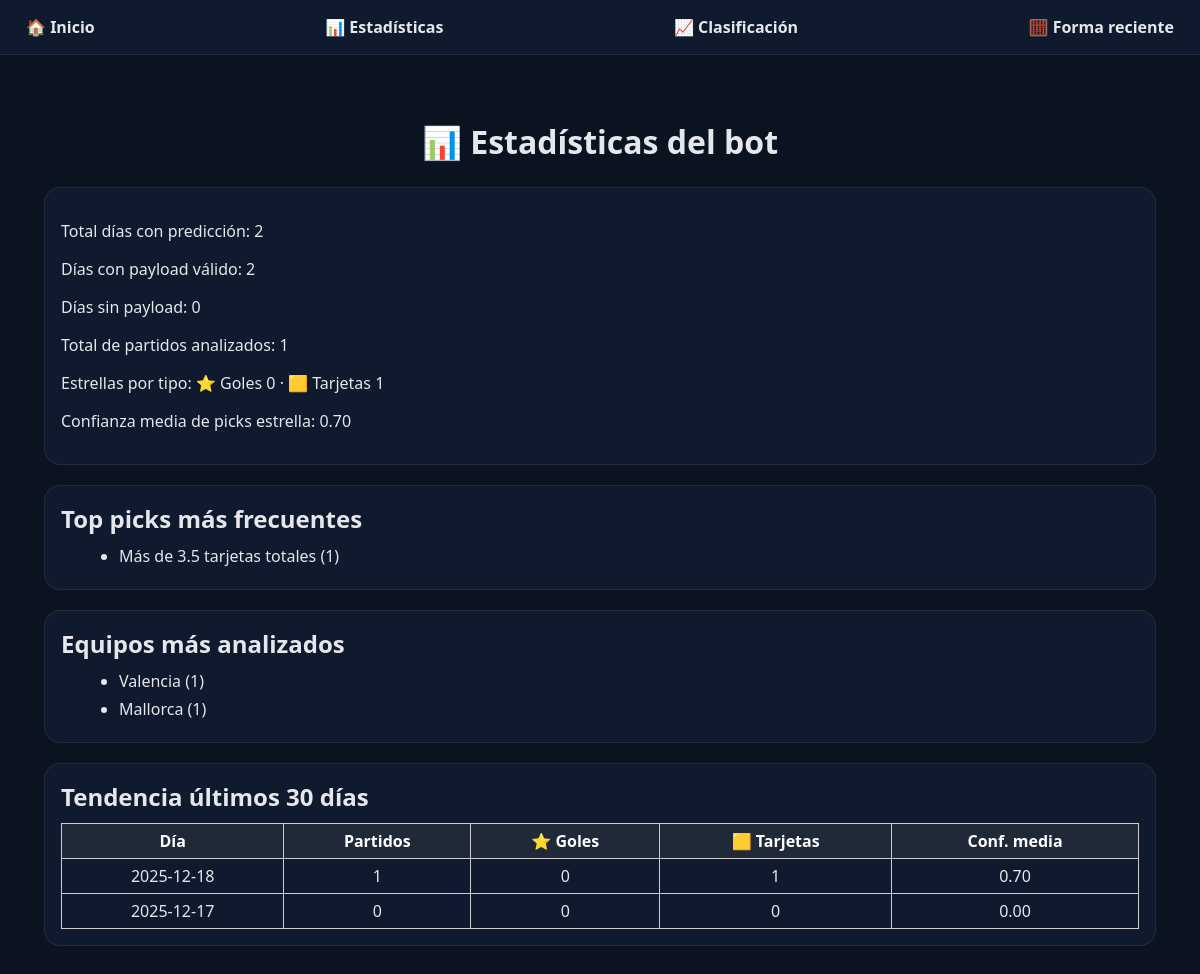
/stats, run on an earlier commit of the app's database.
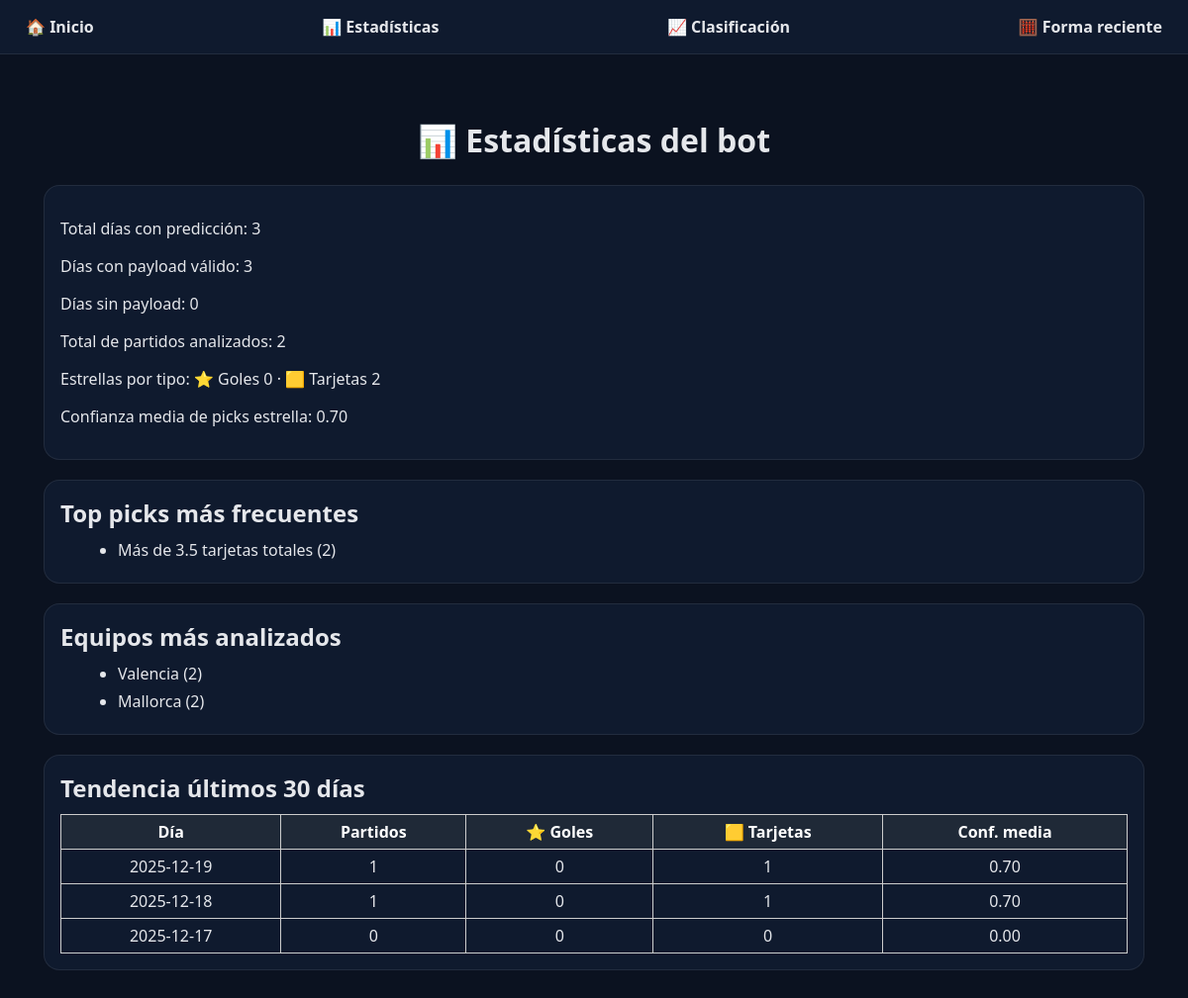
And on a later commit of the database.
### tables this page shows
CREATE TABLE predictions (
            day TEXT PRIMARY KEY,
            content TEXT NOT NULL,
            created_at TEXT NOT NULL DEFAULT (datetime('now'))
        , payload_json TEXT);

### bot_bet/webapp/app.py (the view)
@app.get("/stats", response_class=HTMLResponse)
def stats_view(request: Request):
    stats = compute_stats()
    trend_30 = compute_trend()
    return templates.TemplateResponse("stats.html", {
        "request": request,
        "stats": stats,
        "trend_30": trend_30,
    })

### bot_bet/webapp/templates/stats.html (shortened to what this page needs)
{% extends "base.html" %}
{% block content %}
<div class="wrap">
  <h1>📊 Estadísticas del bot</h1>
  <div class="card">
    <p>Total días con predicción: {{ stats.total_days }}</p>
    <p>Días con payload válido: {{ stats.days_with_payload }}</p>
    <p>Días sin payload: {{ stats.days_without_payload }}</p>
    <p>Total de partidos analizados: {{ stats.total_matches }}</p>
    <p>Estrellas por tipo: ⭐ Goles {{ stats.star_type_count.goles }} · 🟨 Tarjetas {{ stats.star_type_count.tarjetas }}</p>
    <p>Confianza media de picks estrella: {{ '%.2f' | format(stats.avg_star_confidence) }}</p>
  </div>
  <div class="card">
    <h2>Top picks más frecuentes</h2>
    <ul>
      {% for pick, count in stats.top_picks %}
        <li>{{ pick }} ({{ count }})</li>
      {% endfor %}
    </ul>
  </div>
  <div class="card">
    <h2>Equipos más analizados</h2>
    <ul>
      {% for team, count in stats.top_teams %}
        <li>{{ team }} ({{ count }})</li>
      {% endfor %}
    </ul>
  </div>
  <div class="card">
    <h2>Tendencia últimos 30 días</h2>
    <table class="standings-table">
      <thead>
        <tr>
          <th>Día</th>
          <th>Partidos</th>
          <th>⭐ Goles</th>
          <th>🟨 Tarjetas</th>
          <th>Conf. media</th>
        </tr>
      </thead>
      <tbody>
        {% for row in trend_30 %}
        <tr>
          <td>{{ row.day }}</td>
          <td>{{ row.matches }}</td>
          <td>{{ row.stars_goles }}</td>
          <td>{{ row.stars_tarjetas }}</td>
          <td>{{ '%.2f' | format(row.avg_conf) }}</td>
        </tr>
        {% endfor %}
      </tbody>
    </table>
  </div>
</div>
{% endblock %}

### bot_bet/webapp/templates/base.html (shortened to what this page needs)
<!DOCTYPE html>
<html lang="es">
<head>
  <link rel="stylesheet" href="/static/styles.css">
</head>
<body>
  <nav class="nav">
    <div class="nav-container">
      <a href="/" class="nav-item">🏠 Inicio</a>
      <a href="/stats" class="nav-item">📊 Estadísticas</a>
      <a href="/standings" class="nav-item">📈 Clasificación</a>
      <a href="/form" class="nav-item">🧮 Forma reciente</a>
    </div>
  </nav>
  <main class="wrap">
    {% block content %}{% endblock %}
  </main>
</body>
</html>

### bot_bet/webapp/static/styles.css (style rules this page uses)
:root { --bg: #0b1220; --card: #0f1a2e; --text: #e5e7eb; --muted: #9ca3af; --border: rgba(255,255,255,0.08); }
body { margin: 0; background: var(--bg); color: var(--text); font-family: system-ui, -apple-system, Segoe UI, Roboto, sans-serif; }
.wrap { max-width: 1200px; margin: 0 auto; padding: 22px; }
.card { background: var(--card); border: 1px solid var(--border); border-radius: 16px; padding: 16px; margin-bottom: 20px; }
.card h2, .card h3 { margin: 0 0 10px 0; }
a { color: var(--text); text-decoration: none; }
ul { margin: 10px 0 0 18px; }
li { margin: 6px 0; }
h1 { text-align: center; margin-bottom: 1.5rem; }
.standings-table { border-collapse: collapse; width: 100%; }
.standings-table th, .standings-table td { border: 1px solid #ccc; padding: 6px 10px; text-align: center; }
.standings-table th { background-color: #1f2937; color: #fff; }
.nav { background: var(--card); border-bottom: 1px solid var(--border); position: sticky; top: 0; z-index: 999; }
.nav-container { max-width: 1200px; margin: 0 auto; padding: 10px 16px; display: flex; justify-content: space-between; flex-wrap: wrap; gap: 10px; }
.nav-item { color: var(--text); text-decoration: none; font-weight: 700; padding: 6px 10px; border-radius: 8px; transition: background 0.2s; }

What changed in the data, as far as the page shows it:
added predictions: day "2025-12-19", matches "1", stars_goles "0", stars_tarjetas "1", avg_conf "0.70"
Also different on the page:
{{ stats.total_days }}: "2" → "3"
{{ stats.days_with_payload }}: "2" → "3"
{{ stats.total_matches }}: "1" → "2"
{{ stats.star_type_count.tarjetas }}: "1" → "2"
new list line: "Más de 3.5 tarjetas totales ( 2 )"
new list line: "Valencia ( 2 )"
new list line: "Mallorca ( 2 )"
list line gone: "Más de 3.5 tarjetas totales ( 1 )"
list line gone: "Valencia ( 1 )"
list line gone: "Mallorca ( 1 )"
